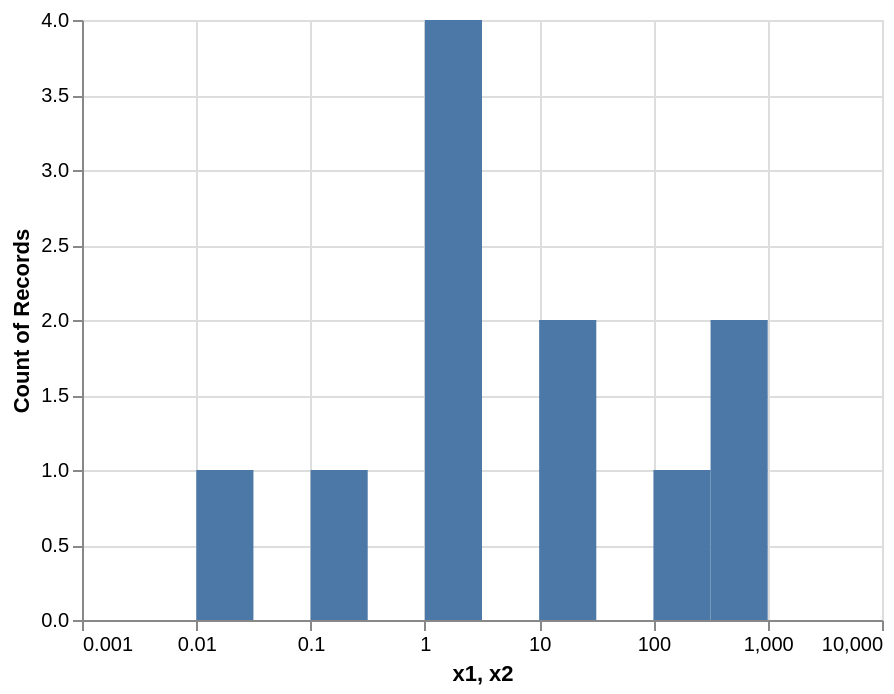

The Vega-Lite source for this figure:
### Vega specification from a JSON file in a GitHub repository (floating-point values rounded to 4 significant figures)
{"$schema": "https://vega.github.io/schema/vega/v5.json", "description": "Log-scaled Histogram.  We may improve the support of this. See https://github.com/vega/vega-lite/issues/4792.", "background": "white", "padding": 5, "width": 400, "height": 300, "style": "cell", "data": [{"name": "source_0", "values": [{"x": 0.01}, {"x": 0.1}, {"x": 1}, {"x": 1}, {"x": 1}, {"x": 1}, {"x": 10}, {"x": 10}, {"x": 100}, {"x": 500}, {"x": 800}]}, {"name": "data_0", "source": "source_0", "transform": [{"type": "formula", "expr": "log(datum.x)/log(10)", "as": "log_x"}, {"type": "extent", "field": "log_x", "signal": "bin_maxbins_10_log_x_extent"}, {"type": "bin", "field": "log_x", "as": ["bin_log_x", "bin_log_x_end"], "signal": "bin_maxbins_10_log_x_bins", "extent": {"signal": "bin_maxbins_10_log_x_extent"}, "maxbins": 10}, {"type": "formula", "expr": "pow(10, datum.bin_log_x)", "as": "x1"}, {"type": "formula", "expr": "pow(10, datum.bin_log_x_end)", "as": "x2"}, {"type": "aggregate", "groupby": ["x1", "x2"], "ops": ["count"], "fields": [null], "as": ["__count"]}, {"type": "filter", "expr": "isValid(datum[\"x1\"]) && isFinite(+datum[\"x1\"])"}]}], "marks": [{"name": "marks", "type": "rect", "style": ["bar"], "from": {"data": "data_0"}, "encode": {"update": {"fill": {"value": "#4c78a8"}, "ariaRoleDescription": {"value": "bar"}, "description": {"signal": "\"x1: \" + (format(datum[\"x1\"], \"\")) + \"; Count of Records: \" + (format(datum[\"__count\"], \"\")) + \"; x2: \" + (format(datum[\"x2\"], \"\"))"}, "x": {"scale": "x", "field": "x1"}, "x2": {"scale": "x", "field": "x2"}, "y": {"scale": "y", "field": "__count"}, "y2": {"scale": "y", "value": 0}}}}], "scales": [{"name": "x", "type": "log", "domain": {"data": "data_0", "fields": ["x1", "x2"]}, "range": [0, {"signal": "width"}], "base": 10, "nice": true, "padding": 5}, {"name": "y", "type": "linear", "domain": {"data": "data_0", "field": "__count"}, "range": [{"signal": "height"}, 0], "nice": true, "zero": true}], "axes": [{"scale": "x", "orient": "bottom", "tickCount": 5, "gridScale": "y", "grid": true, "domain": false, "labels": false, "aria": false, "maxExtent": 0, "minExtent": 0, "ticks": false, "zindex": 0}, {"scale": "y", "orient": "left", "gridScale": "x", "grid": true, "tickCount": {"signal": "ceil(height/40)"}, "domain": false, "labels": false, "aria": false, "maxExtent": 0, "minExtent": 0, "ticks": false, "zindex": 0}, {"scale": "x", "orient": "bottom", "grid": false, "title": "x1, x2", "tickCount": 5, "labelFlush": true, "labelOverlap": "greedy", "zindex": 0}, {"scale": "y", "orient": "left", "grid": false, "title": "Count of Records", "labelOverlap": true, "tickCount": {"signal": "ceil(height/40)"}, "zindex": 0}]}
